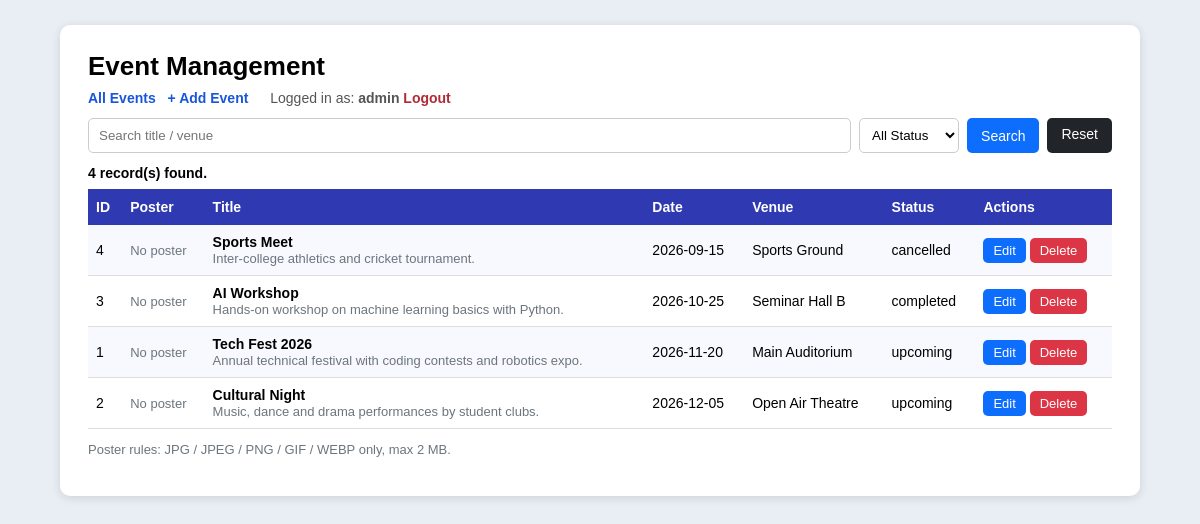
Page / (signed in) on the committed database.
### tables this page shows
CREATE TABLE IF NOT EXISTS events (
    id INT AUTO_INCREMENT PRIMARY KEY,
    title VARCHAR(150) NOT NULL,
    description TEXT NULL,
    event_date DATE NOT NULL,
    venue VARCHAR(150) NOT NULL,
    status ENUM('upcoming','completed','cancelled') NOT NULL DEFAULT 'upcoming',
    poster VARCHAR(255) NULL COMMENT 'Stored file name inside uploads/',
    created_at TIMESTAMP DEFAULT CURRENT_TIMESTAMP
);

### index.php (the view, shortened to what this page needs)
<?php
require_once "db.php";
$search = isset($_GET["q"]) ? trim($_GET["q"]) : "";
$sql = "SELECT id, title, description, event_date, venue, status, poster, created_at FROM events WHERE 1=1";
$sql .= " ORDER BY event_date ASC, id DESC";
$stmt = mysqli_prepare($conn, $sql);
mysqli_stmt_execute($stmt);
$result = mysqli_stmt_get_result($stmt);
$events = $result ? mysqli_fetch_all($result, MYSQLI_ASSOC) : [];
$count = count($events);
?>
<!DOCTYPE html>
<html>
<head>
    <link rel="stylesheet" href="style.css">
</head>
<body>
<div class="card wide">
    <h1>Event Management</h1>
    <div class="top-links">
        <a href="index.php">All Events</a>
        <a href="add.php">+ Add Event</a>
        <span class="admin-tag">Logged in as: <b><?php echo htmlspecialchars($_SESSION["admin_user"]); ?></b></span>
        <a href="logout.php" class="logout">Logout</a>
    </div>
    <form class="filter-bar" method="GET" action="index.php">
        <input type="text" name="q" placeholder="Search title / venue"
               value="<?php echo htmlspecialchars($search); ?>">
        <select name="status">
            <option value="">All Status</option>
        </select>
        <button type="submit" class="btn btn-search">Search</button>
        <a href="index.php" class="btn btn-reset">Reset</a>
    </form>
    <div class="count"><?php echo $count; ?> record(s) found.</div>
    <table>
        <tr>
            <th>ID</th><th>Poster</th><th>Title</th><th>Date</th>
            <th>Venue</th><th>Status</th><th>Actions</th>
        </tr>
        <?php if ($count > 0): ?>
            <?php foreach ($events as $e): ?>
            <tr>
                <td><?php echo (int)$e["id"]; ?></td>
                <td>
                    <?php if (!empty($e["poster"]) && is_file(UPLOAD_DIR . basename($e["poster"]))): ?>
                        <a href="<?php echo htmlspecialchars(UPLOAD_URL . basename($e["poster"])); ?>" target="_blank">
                            <img class="thumb" src="<?php echo htmlspecialchars(UPLOAD_URL . basename($e["poster"])); ?>"
                                 alt="Event poster">
                        </a>
                    <?php else: ?>
                        <span class="muted">No poster</span>
                    <?php endif; ?>
                </td>
                <td>
                    <b><?php echo htmlspecialchars($e["title"]); ?></b><br>
                    <span class="muted"><?php echo htmlspecialchars(mb_strimwidth($e["description"] ?? "", 0, 80, "...")); ?></span>
                </td>
                <td><?php echo htmlspecialchars($e["event_date"]); ?></td>
                <td><?php echo htmlspecialchars($e["venue"]); ?></td>
                <td><?php echo htmlspecialchars($e["status"]); ?></td>
                <td class="actions">
                    <a class="btn btn-edit" href="edit.php?id=<?php echo (int)$e["id"]; ?>">Edit</a>
                    <a class="btn btn-delete" href="delete.php?id=<?php echo (int)$e["id"]; ?>"
                       onclick="return confirm('Delete this event and its poster?');">Delete</a>
                </td>
            </tr>
            <?php endforeach; ?>
        <?php else: ?>
            <tr><td colspan="7" style="text-align:center;">No events found.</td></tr>
        <?php endif; ?>
    </table>
    <p class="muted">Poster rules: JPG / JPEG / PNG / GIF / WEBP only, max 2 MB.</p>
</div>
</body>
</html>

### style.css (style rules this page uses)
* { box-sizing: border-box; font-family: Arial, Helvetica, sans-serif; }
body { background: #e9eef5; margin: 0; padding: 25px 12px; }
.card { background: #fff; max-width: 1020px; margin: 0 auto; padding: 26px 28px; border-radius: 10px; box-shadow: 0 2px 10px rgba(0,0,0,.12); }
.card.wide { max-width: 1080px; }
h1 { margin: 0 0 8px; font-size: 26px; }
.top-links { margin-bottom: 12px; font-size: 14px; }
.top-links a { color: #1a56db; text-decoration: none; margin-right: 8px; font-weight: bold; }
.top-links .logout { color: #b02a37; }
.admin-tag { margin-left: 10px; color: #555; }
.muted { color: #6c757d; font-size: 13px; }
.filter-bar { display: flex; gap: 8px; flex-wrap: wrap; margin: 10px 0 12px; }
.filter-bar input[type="text"] { flex: 1; min-width: 220px; padding: 8px 10px; border: 1px solid #ccc; border-radius: 5px; }
.filter-bar select { padding: 8px; border: 1px solid #ccc; border-radius: 5px; background: #fff; }
.btn { padding: 8px 14px; border: none; border-radius: 5px; cursor: pointer; color: #fff; font-size: 14px; text-decoration: none; display: inline-block; }
.btn-search { background: #0d6efd; }
.btn-reset { background: #212529; }
.btn-edit { background: #0d6efd; padding: 5px 10px; font-size: 13px; }
.btn-delete { background: #dc3545; padding: 5px 10px; font-size: 13px; }
.count { font-size: 14px; font-weight: bold; margin: 6px 0 8px; }
table { width: 100%; border-collapse: collapse; font-size: 14px; }
th { background: #2f3ab2; color: #fff; text-align: left; padding: 10px 8px; }
td { padding: 9px 8px; border-bottom: 1px solid #ddd; vertical-align: middle; }
tr:nth-child(even) td { background: #f8f9ff; }
.actions { white-space: nowrap; }

### rows in the picture
events: id "4", shows "No poster", title "Sports Meet", description "Inter-college athletics and cricket tournament.", event_date "2026-09-15", venue "Sports Ground", status "cancelled"
events: id "3", shows "No poster", title "AI Workshop", description "Hands-on workshop on machine learning basics with Python.", event_date "2026-10-25", venue "Seminar Hall B", status "completed"
events: id "1", shows "No poster", title "Tech Fest 2026", description "Annual technical festival with coding contests and robotics expo.", event_date "2026-11-20", venue "Main Auditorium", status "upcoming"
events: id "2", shows "No poster", title "Cultural Night", description "Music, dance and drama performances by student clubs.", event_date "2026-12-05", venue "Open Air Theatre", status "upcoming"

### other values in the picture
$_SESSION["admin_user"] "admin"
$count "4"
